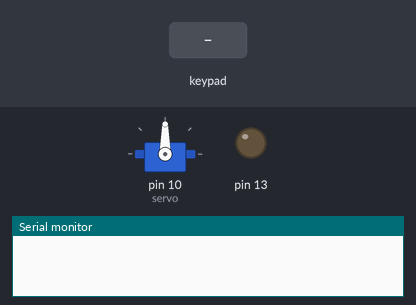
Simulated run of this sketch. Board: Arduino Uno, built with avr-gcc and run on an emulated ATmega328P. Shown: servo, output pins drawn as LEDs (lit = HIGH), the last lines printed to the serial monitor. Inputs (shaded band) come from the test bench.

Above: at 1.2 s.
1.3 s: keypad keys 4 5 3 1 pressed 0.4 s apart
At 4.9 s:
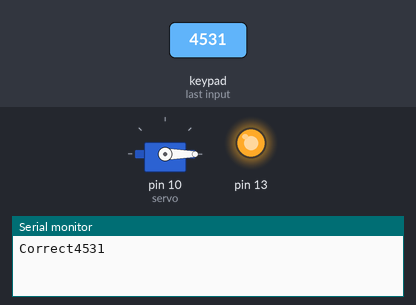
5.9 s: keypad keys 9 8 7 6 pressed 0.4 s apart
At 6.8 s:
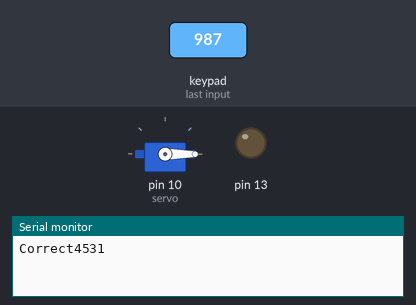
9.0 s: key '1' pressed
At 9.4 s:
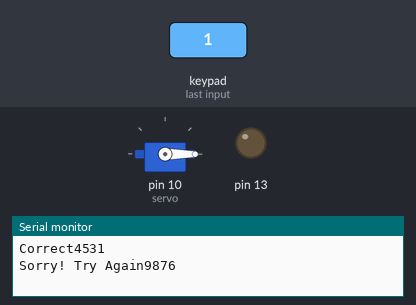
Timing chart, 0 to 12.0 s (numbered marks = the images above; inputs shaded):
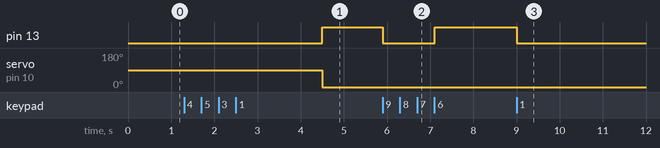

Measured:
- after the input at 1.3 s, pin 13: LOW → HIGH after 3.2 s; servo on pin 10 (servo): 90° → 0° after 3.2 s
- after the input at 5.9 s, pin 13: HIGH → LOW at once, → HIGH 1.2 s later
- after the input at 9.0 s, pin 13: HIGH → LOW at once

The sketch:

KeyLock.ino
```cpp
#include <Keypad.h>
#include <Servo.h>

const byte ROWS = 4; //four rows
const byte COLS = 4; //four columns

Servo servo;

String Digit_Number;

char keys[ROWS][COLS] = {
  {'1','2','3','A'},
  {'4','5','6','B'},
  {'7','8','9','C'},
  {'*','0','#','D'}
};

byte rowPins[ROWS] = {9, 8, 7, 6}; //connect to the row pinouts of the keypad
byte colPins[COLS] = {5, 4, 3, 2}; //connect to the column pinouts of the keypad

//Create an object of keypad
Keypad keypad = Keypad( makeKeymap(keys), rowPins, colPins, ROWS, COLS );

void setup(){
  Serial.begin(9600);
  pinMode(13, OUTPUT);
  servo.attach(10);
}

void loop(){
  char key = keypad.getKey();// Read the key

  // Print if key pressed
  if (key){
    Digit_Number = Digit_Number + key;
    String item = String(Digit_Number);
    int len = item.length();
    if(len == 4){
      if(Digit_Number == "4531"){
        Serial.println("Correct"+ Digit_Number);
        servo.write(90);
        delay(2000);
        servo.write(0);
        Digit_Number = "";
        digitalWrite(13, HIGH);
      }
      else{
        Serial.println("Sorry! Try Again"+ Digit_Number);
        Digit_Number = "";
        digitalWrite(13, HIGH);
      }
    }else{
      digitalWrite(13, LOW);
    }
  }
}
```
